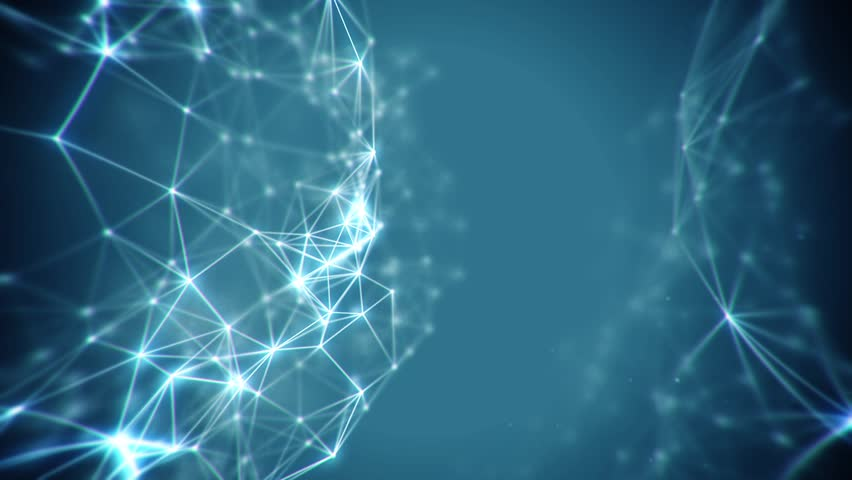
#> input picture 1.jpg, 852 x 480 px
$ python Image_manipulation.py
#> lines starting #> are read from the running program, lines starting #| are printed output that depends on the picture
import cv2
img=cv2.imread("1.jpg",0)
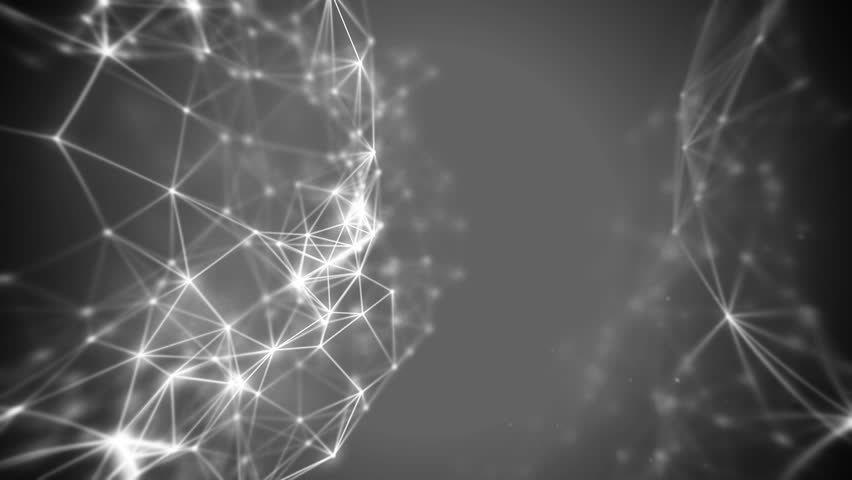
#> img: shape (480, 852); min 6, max 255, mean 89.7
print(type(img))
#| <class 'numpy.ndarray'>
print(img)
#> (printed output is left out)
print(img.shape)
#| (480, 852)
print(img.ndim)
#| 2
resize_img=cv2.resize(img,(1280,720))
cv2.imshow("Manthan",resize_img)
cv2.imwrite("resized_1.jpg",resize_img)
cv2.waitKey(0)
cv2.destroyAllWindows()

$ run again, with DSCN0792.JPG copied over 1.jpg
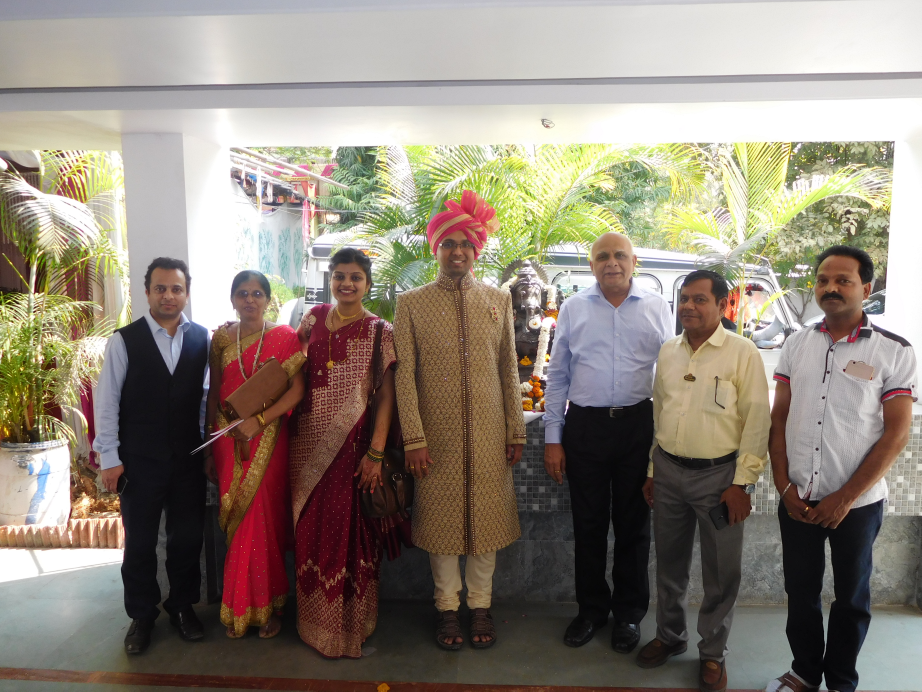
#> input picture DSCN0792.JPG, 4608 x 3456 px (shown at 1/5 size)
#> `img=cv2.imread("1.jpg",0)`:
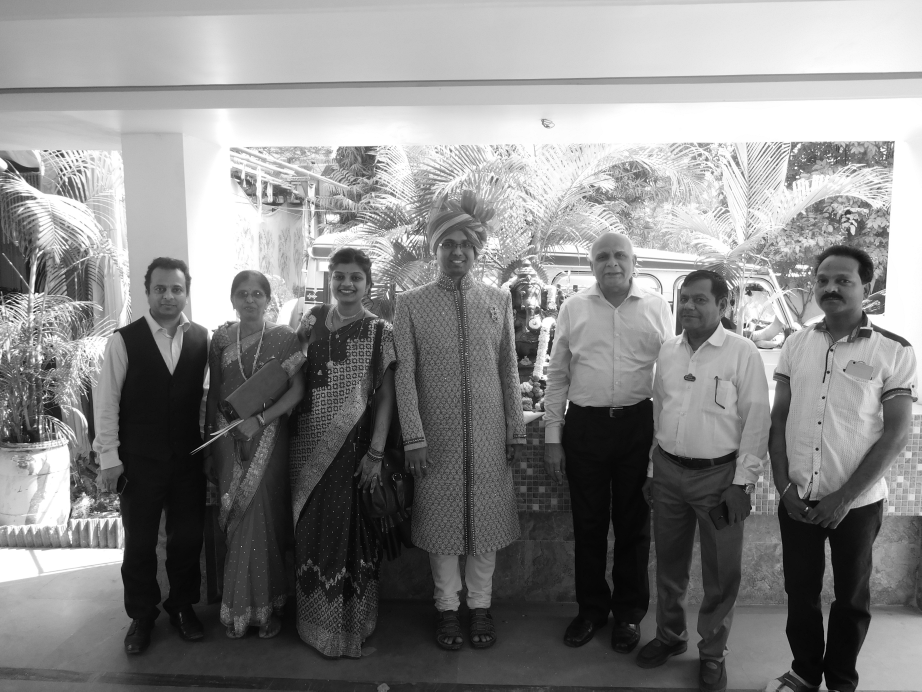
#> img: shape (3456, 4608) (shown at 1/5 size); min 0, max 255, mean 134
#| <class 'numpy.ndarray'>
#> (printed output is left out)
#| (3456, 4608)
#| 2
#> `resize_img=cv2.resize(img,(1280,720))`:
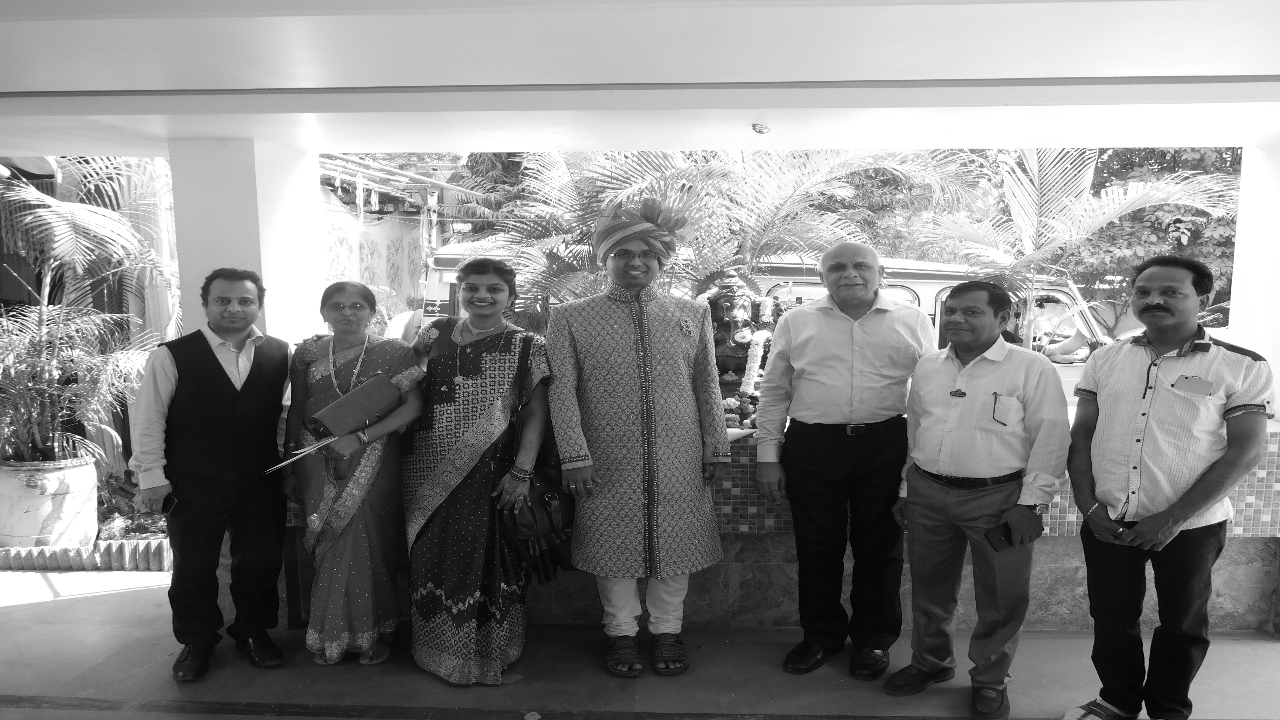
#> resize_img: shape (720, 1280); min 0, max 255, mean 133.9

$ run again, with DSCN0960.JPG copied over 1.jpg
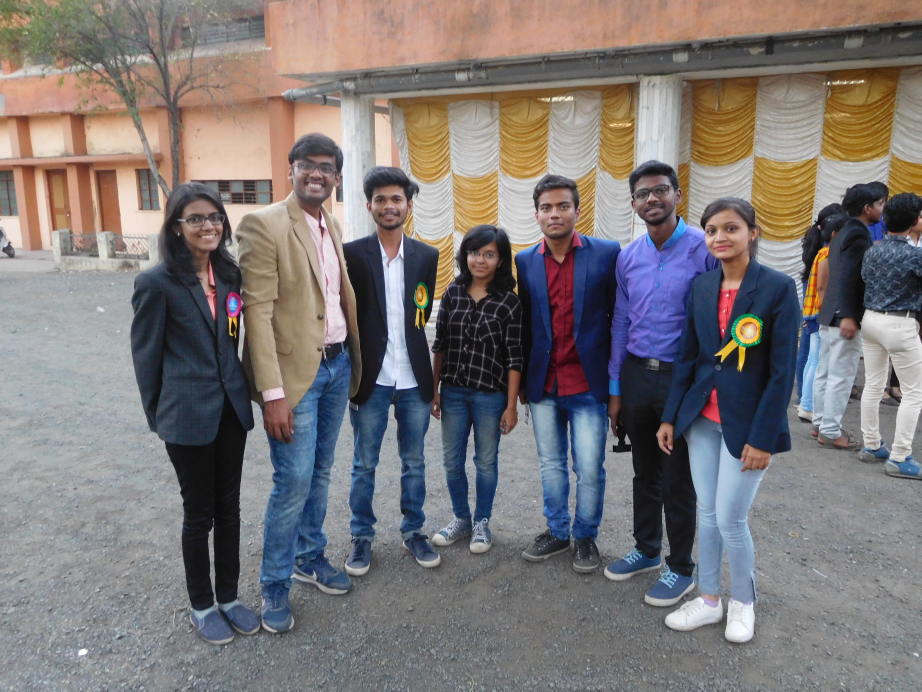
#> input picture DSCN0960.JPG, 4608 x 3456 px (shown at 1/5 size)
#> `img=cv2.imread("1.jpg",0)`:
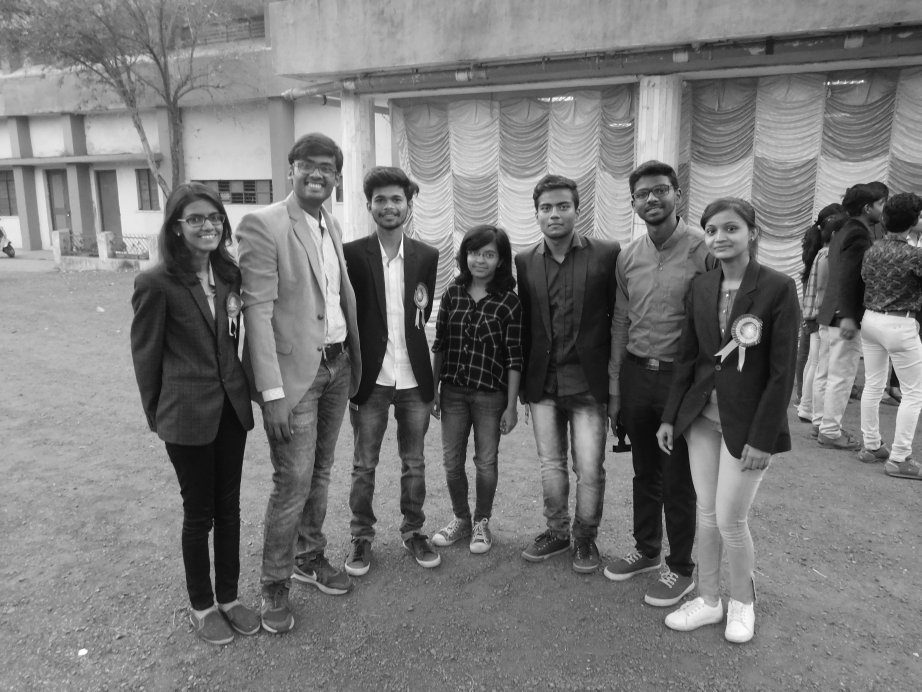
#> img: shape (3456, 4608) (shown at 1/5 size); min 0, max 255, mean 120
#| <class 'numpy.ndarray'>
#> (printed output is left out)
#| (3456, 4608)
#| 2
#> `resize_img=cv2.resize(img,(1280,720))`:
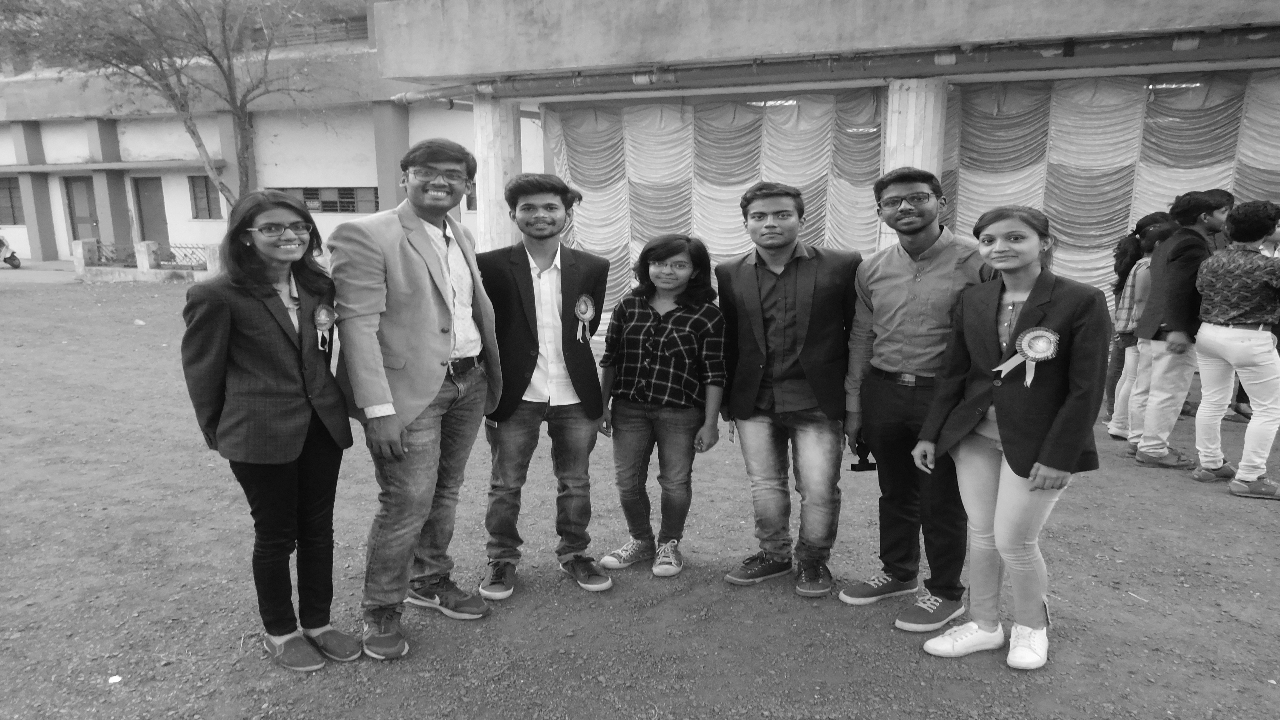
#> resize_img: shape (720, 1280); min 1, max 255, mean 119.9
